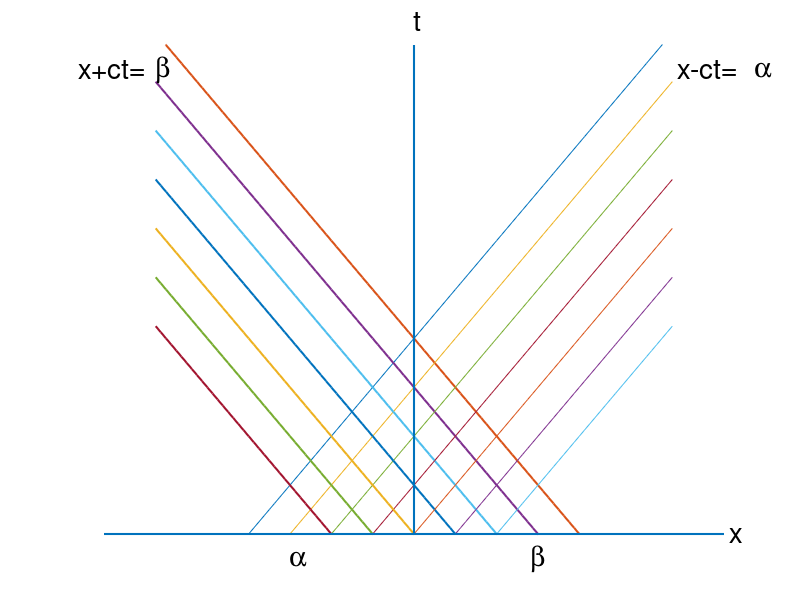

Here is the MATLAB script that generated this plot: (Note: this script raises an error after producing the figure.)
for i=1:7
x=-5:.1:5;
y2=(x-4)./8-(2/20)*(i-10);
y3=(-x-4)./8-(2/20)*(i-10);
plot(x,y2,x,y3,'linewidth',1.5);
axis([-5 5 0 1])
axis off
hold on
end

q=[0 0]
r=[0 1]
line(q,r,'linewidth',1.5)

axis([-6 6 0 1])
q=[-6 6]
r=[0 0]
line(q,r,'linewidth',1.5)

text(-2.4,-.05,'a','fontname','symbol','fontweight','bold','fontsize',20)
text(2.25,-.05,'b','fontname','symbol','fontweight','bold','fontsize',20)

text(5.1,0.95,'x-ct=','fontsize',20)
text(-6.5,0.95,'x+ct=','fontsize',20)
text(6.6,.95,'a','fontname','symbol','fontweight','bold','fontsize',20)
text(-5.0,.95,'b','fontname','symbol','fontweight','bold','fontsize',20)

text(6.1,0,'x','fontsize',20)
text(0,1.05,'t','fontsize',20)

rdot=sprintf('%c',183)
text(2.25,0,rdot,'fontname','symbol','fontweight','bold','fontsize',20)
text(-2.5,0,rdot,'fontname','symbol','fontweight','bold','fontsize',20)

hold off
